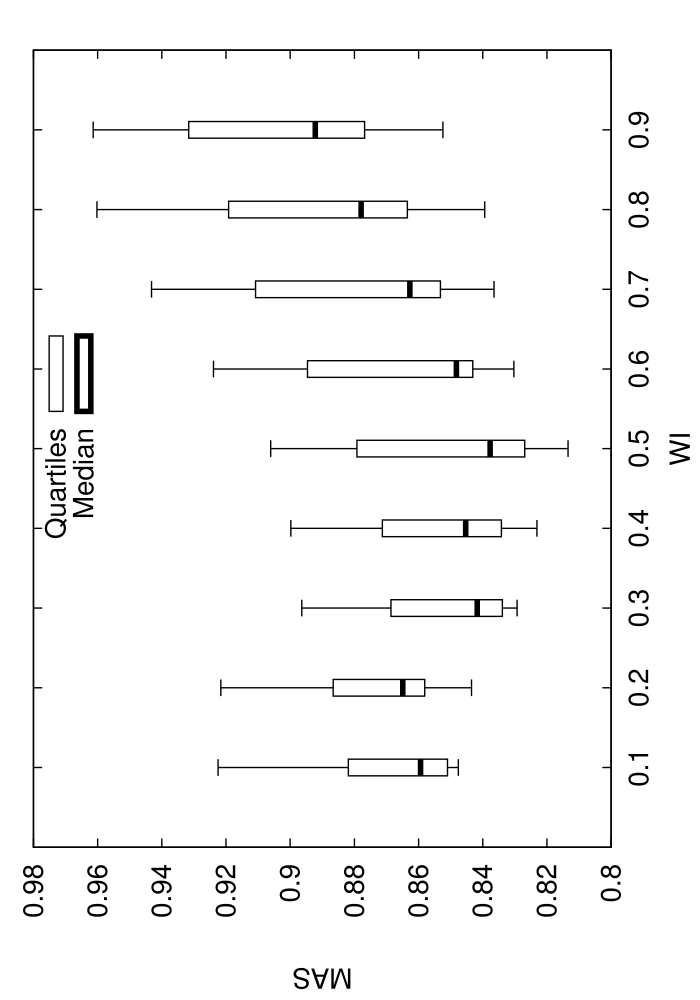

Generate this figure with gnuplot:
set terminal postscript enhanced 20
set xrange[0:1]
set xlabel 'WI'
set ylabel 'MAS'
set key ins vert center top spacing 1.0
set output 'stat_COMP_W06.dat.eps'
set bars 4.0
set style fill empty
plot 'stat_COMP_W06.dat.elab' using 1:3:2:6:5:xticlabel(1) with candlesticks lt -1 lw 1 title 'Quartiles' whiskerbars,'' using 1:4:4:4:4:xticlabels(1) with candlesticks lt -1 lw 4 title 'Median'
